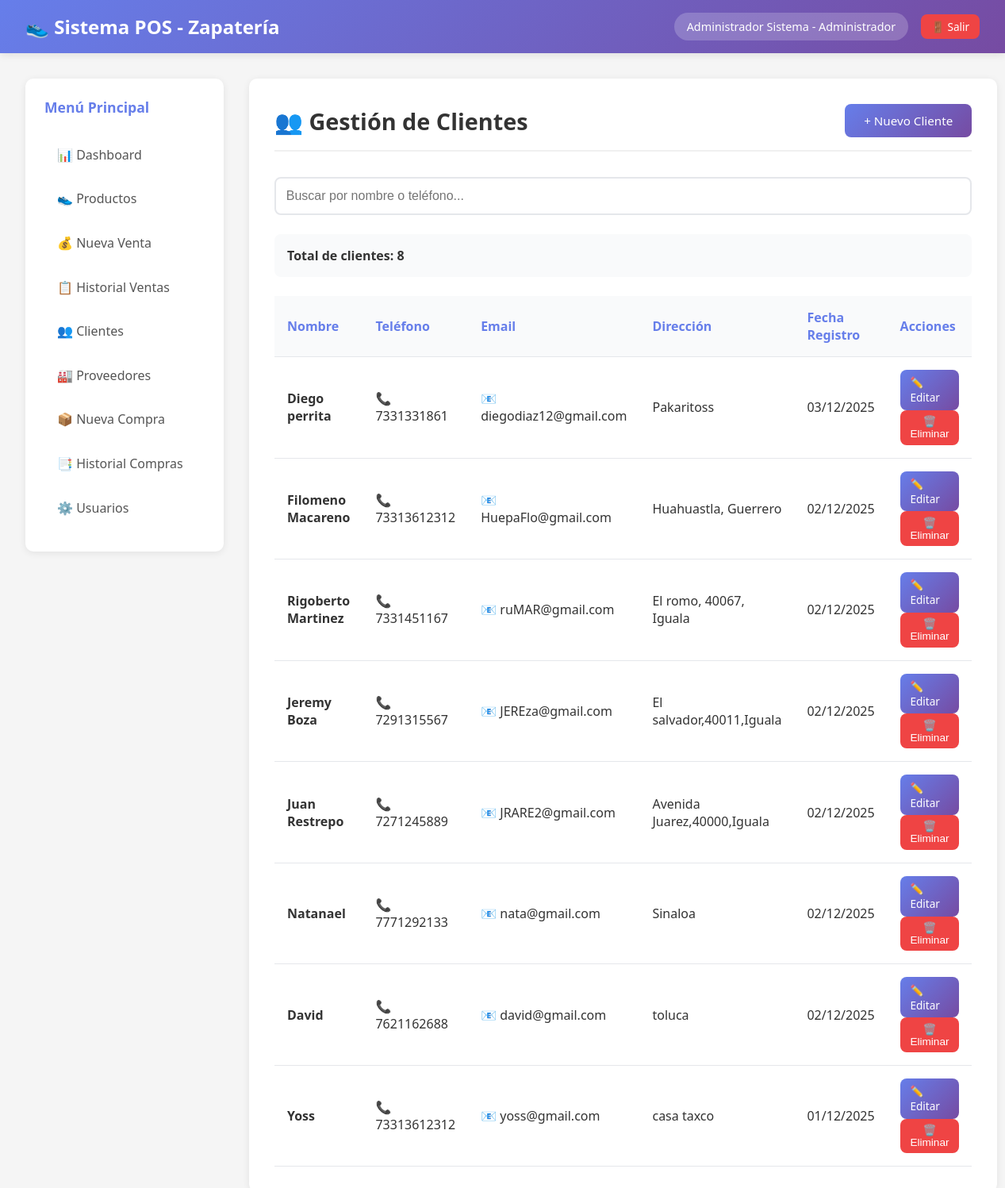
Screenshot of /clientes/ (signed in) with the database file from the repository.
### pos/models.py (models this page shows, shortened)
class Usuario(AbstractUser):
    ROLES = (
        ('administrador', 'Administrador'),
        ('empleado', 'Empleado'),
        ('consulta', 'Consulta'),
    )
    rol = models.CharField(max_length=20, choices=ROLES, default='empleado')
    telefono = models.CharField(max_length=15, blank=True)
    class Meta:
        verbose_name = 'Usuario'
        verbose_name_plural = 'Usuarios'

class Cliente(models.Model):
    nombre = models.CharField(max_length=200)
    telefono = models.CharField(max_length=15)
    email = models.EmailField(blank=True)
    direccion = models.TextField(blank=True)
    fecha_registro = models.DateTimeField(auto_now_add=True)

### pos/views.py (the view)
# urls.py: path('clientes/', views.clientes_lista, name='clientes'),
@login_required
def clientes_lista(request):
    clientes = Cliente.objects.all().order_by('-fecha_registro')
    context = {'clientes': clientes}
    return render(request, 'pos/clientes.html', context)

### pos/templates/pos/clientes.html (shortened to what this page needs)
{% extends 'pos/base.html' %}
{% block content %}
<div class="page-header">
    <h2>👥 Gestión de Clientes</h2>
    {% if user.rol != 'consulta' %}
    <a href="{% url 'cliente_nuevo' %}" class="btn btn-primary">+ Nuevo Cliente</a>
    {% endif %}
</div>
<div class="search-box">
    <input type="text" id="searchCliente" class="form-control" placeholder="Buscar por nombre o teléfono...">
</div>
{% if clientes %}
<div style="margin-bottom: 1rem; padding: 1rem; background: #f9fafb; border-radius: 8px;">
    <strong>Total de clientes: {{ clientes.count }}</strong>
</div>
<div class="table-container">
    <table id="tablaClientes">
        <thead>
            <tr>
                <th>Nombre</th>
                <th>Teléfono</th>
                <th>Email</th>
                <th>Dirección</th>
                <th>Fecha Registro</th>
                <th>Acciones</th>
            </tr>
        </thead>
        <tbody>
            {% for cliente in clientes %}
            <tr>
                <td><strong>{{ cliente.nombre }}</strong></td>
                <td>📞 {{ cliente.telefono }}</td>
                <td>
                    {% if cliente.email %}
                        📧 {{ cliente.email }}
                    {% else %}
                        <span style="color: #999;">Sin email</span>
                    {% endif %}
                </td>
                <td>
                    {% if cliente.direccion %}
                        {{ cliente.direccion|truncatewords:8 }}
                    {% else %}
                        <span style="color: #999;">Sin dirección</span>
                    {% endif %}
                </td>
                <td>{{ cliente.fecha_registro|date:"d/m/Y" }}</td>
                <td>
                    {% if user.rol != 'consulta' %}
                        <a href="{% url 'cliente_editar' cliente.id %}" class="btn btn-primary btn-sm">✏️ Editar</a>
                        <button onclick="eliminarCliente({{ cliente.id }})"
                                class="btn btn-danger btn-sm">
                            🗑️ Eliminar
                        </button>
                    {% else %}
                    <span class="badge badge-info">Ver</span>
                    {% endif %}
                </td>
            </tr>
            {% endfor %}
        </tbody>
    </table>
</div>
{% endif %}
{% endblock %}

### pos/templates/pos/base.html (shortened to what this page needs)
<!DOCTYPE html>
<html lang="es">
<head>
</head>
<body>
    <nav class="navbar">
        <div class="navbar-content">
            <h1>👟 Sistema POS - Zapatería</h1>
            <div class="nav-user">
                <span class="user-badge">{{ user.get_full_name|default:user.username }} - {{ user.get_rol_display }}</span>
                <a href="{% url 'logout' %}" class="btn btn-danger btn-sm">🚪 Salir</a>
            </div>
        </div>
    </nav>
    <div class="container">
        <aside class="sidebar">
            <h3>Menú Principal</h3>
            <a href="{% url 'dashboard' %}" class="menu-item">📊 Dashboard</a>
            <a href="{% url 'productos' %}" class="menu-item">👟 Productos</a>
            {% if user.rol != 'consulta' %}
            <a href="{% url 'nueva_venta' %}" class="menu-item">💰 Nueva Venta</a>
            {% endif %}
            <a href="{% url 'historial_ventas' %}" class="menu-item">📋 Historial Ventas</a>
            <a href="{% url 'clientes' %}" class="menu-item">👥 Clientes</a>
            <a href="{% url 'proveedores' %}" class="menu-item">🏭 Proveedores</a>
            {% if user.rol != 'consulta' %}
            <a href="{% url 'nueva_compra' %}" class="menu-item">📦 Nueva Compra</a>
            {% endif %}
            <a href="{% url 'historial_compras' %}" class="menu-item">📑 Historial Compras</a>
            {% if user.rol == 'administrador' %}
            <a href="{% url 'usuarios' %}" class="menu-item">⚙️ Usuarios</a>
            {% endif %}
        </aside>
        <main class="content">
            {% block content %}{% endblock %}
        </main>
    </div>
</body>
</html>

### pos/templates/pos/base.html (style rules this page uses)
* { margin: 0; padding: 0; box-sizing: border-box; }
body { font-family: 'Segoe UI', Tahoma, Geneva, Verdana, sans-serif; background: #f5f5f5; color: #333; }
.navbar { background: linear-gradient(135deg, #667eea 0%, #764ba2 100%); color: white; padding: 1rem 2rem; box-shadow: 0 2px 10px rgba(0,0,0,0.1); }
.navbar-content { max-width: 1400px; margin: 0 auto; display: flex; justify-content: space-between; align-items: center; }
.navbar h1 { font-size: 1.5rem; font-weight: 600; }
.nav-user { display: flex; align-items: center; gap: 1rem; }
.user-badge { background: rgba(255,255,255,0.2); padding: 0.5rem 1rem; border-radius: 20px; font-size: 0.9rem; }
.container { max-width: 1400px; margin: 0 auto; padding: 2rem; display: grid; grid-template-columns: 250px 1fr; gap: 2rem; }
.sidebar { background: white; border-radius: 10px; padding: 1.5rem; box-shadow: 0 2px 10px rgba(0,0,0,0.08); height: fit-content; position: sticky; top: 2rem; }
.sidebar h3 { margin-bottom: 1.5rem; color: #667eea; font-size: 1.1rem; }
.menu-item { display: block; padding: 0.8rem 1rem; margin-bottom: 0.5rem; color: #555; text-decoration: none; border-radius: 8px; transition: all 0.3s; }
.content { background: white; border-radius: 10px; padding: 2rem; box-shadow: 0 2px 10px rgba(0,0,0,0.08); min-height: 500px; }
.page-header { display: flex; justify-content: space-between; align-items: center; margin-bottom: 2rem; padding-bottom: 1rem; border-bottom: 2px solid #f0f0f0; }
.page-header h2 { color: #333; font-size: 1.8rem; }
.btn { padding: 0.7rem 1.5rem; border: none; border-radius: 8px; cursor: pointer; font-size: 0.95rem; text-decoration: none; display: inline-block; transition: all 0.3s; font-weight: 500; }
.btn-primary { background: linear-gradient(135deg, #667eea 0%, #764ba2 100%); color: white; }
.btn-danger { background: #ef4444; color: white; }
.btn-sm { padding: 0.4rem 0.8rem; font-size: 0.85rem; }
.table-container { overflow-x: auto; margin-top: 1.5rem; }
table { width: 100%; border-collapse: collapse; }
th, td { padding: 1rem; text-align: left; border-bottom: 1px solid #e5e7eb; }
th { background: #f9fafb; font-weight: 600; color: #667eea; }
.form-control { width: 100%; padding: 0.8rem; border: 2px solid #e5e7eb; border-radius: 8px; font-size: 1rem; transition: border 0.3s; }
.search-box { display: flex; gap: 1rem; margin-bottom: 1.5rem; }
.search-box input { flex: 1; }

### rows the page displays
Usuario: get_full_name "Administrador Sistema", rol "Administrador"
Cliente: nombre "Diego perrita", telefono "7331331861", email "diegodiaz12@gmail.com", direccion "Pakaritoss", fecha_registro "03/12/2025"
Cliente: nombre "Filomeno Macareno", telefono "73313612312", email "HuepaFlo@gmail.com", direccion "Huahuastla, Guerrero", fecha_registro "02/12/2025"
Cliente: nombre "Rigoberto Martinez", telefono "7331451167", email "ruMAR@gmail.com", direccion "El romo, 40067, Iguala", fecha_registro "02/12/2025"
Cliente: nombre "Jeremy Boza", telefono "7291315567", email "JEREza@gmail.com", direccion "El salvador,40011,Iguala", fecha_registro "02/12/2025"
Cliente: nombre "Juan Restrepo", telefono "7271245889", email "JRARE2@gmail.com", direccion "Avenida Juarez,40000,Iguala", fecha_registro "02/12/2025"
Cliente: nombre "Natanael", telefono "7771292133", email "nata@gmail.com", direccion "Sinaloa", fecha_registro "02/12/2025"
Cliente: nombre "David", telefono "7621162688", email "david@gmail.com", direccion "toluca", fecha_registro "02/12/2025"
Cliente: nombre "Yoss", telefono "73313612312", email "yoss@gmail.com", direccion "casa taxco", fecha_registro "01/12/2025"

### other values shown
{{ clientes.count }} "8"
